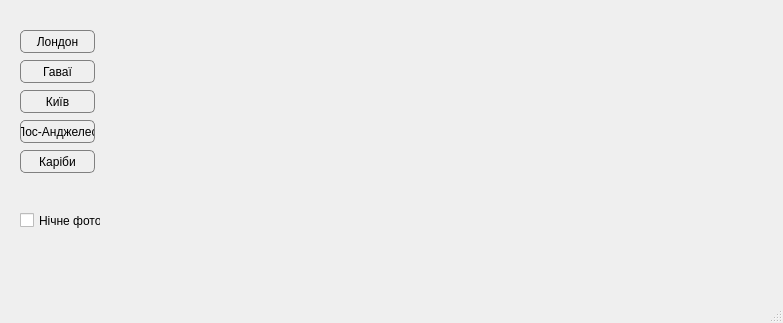
<?xml version="1.0" encoding="UTF-8"?>
<ui version="4.0">
 <class>MainWindow</class>
 <widget class="QMainWindow" name="MainWindow">
  <property name="geometry">
   <rect>
    <x>0</x>
    <y>0</y>
    <width>783</width>
    <height>323</height>
   </rect>
  </property>
  <property name="windowTitle">
   <string>MainWindow</string>
  </property>
  <widget class="QWidget" name="centralwidget">
   <widget class="QPushButton" name="HawaiButton">
    <property name="geometry">
     <rect>
      <x>20</x>
      <y>60</y>
      <width>75</width>
      <height>23</height>
     </rect>
    </property>
    <property name="styleSheet">
     <string notr="true">border: 1px solid grey;
border-radius: 5px;</string>
    </property>
    <property name="text">
     <string>Гаваї</string>
    </property>
   </widget>
   <widget class="QPushButton" name="KyivButton">
    <property name="geometry">
     <rect>
      <x>20</x>
      <y>90</y>
      <width>75</width>
      <height>23</height>
     </rect>
    </property>
    <property name="styleSheet">
     <string notr="true">border: 1px solid grey;
border-radius: 5px;</string>
    </property>
    <property name="text">
     <string>Київ</string>
    </property>
   </widget>
   <widget class="QPushButton" name="LAButton">
    <property name="geometry">
     <rect>
      <x>20</x>
      <y>120</y>
      <width>75</width>
      <height>23</height>
     </rect>
    </property>
    <property name="styleSheet">
     <string notr="true">border: 1px solid grey;
border-radius: 5px;</string>
    </property>
    <property name="text">
     <string>Лос-Анджелес</string>
    </property>
   </widget>
   <widget class="QCheckBox" name="nichne_photo">
    <property name="geometry">
     <rect>
      <x>20</x>
      <y>210</y>
      <width>81</width>
      <height>21</height>
     </rect>
    </property>
    <property name="text">
     <string>Нічне фото</string>
    </property>
   </widget>
   <widget class="QLabel" name="label">
    <property name="geometry">
     <rect>
      <x>120</x>
      <y>10</y>
      <width>321</width>
      <height>271</height>
     </rect>
    </property>
    <property name="text">
     <string/>
    </property>
   </widget>
   <widget class="QLabel" name="label_2">
    <property name="geometry">
     <rect>
      <x>490</x>
      <y>30</y>
      <width>241</width>
      <height>211</height>
     </rect>
    </property>
    <property name="text">
     <string/>
    </property>
   </widget>
   <widget class="QPushButton" name="LONButton">
    <property name="geometry">
     <rect>
      <x>20</x>
      <y>30</y>
      <width>75</width>
      <height>23</height>
     </rect>
    </property>
    <property name="styleSheet">
     <string notr="true">border: 1px solid grey;
border-radius: 5px;
</string>
    </property>
    <property name="text">
     <string>Лондон</string>
    </property>
   </widget>
   <widget class="QPushButton" name="CarrButton">
    <property name="geometry">
     <rect>
      <x>20</x>
      <y>150</y>
      <width>75</width>
      <height>23</height>
     </rect>
    </property>
    <property name="styleSheet">
     <string notr="true">border: 1px solid grey;
border-radius: 5px;</string>
    </property>
    <property name="text">
     <string>Каріби</string>
    </property>
   </widget>
   <widget class="QLabel" name="fon_label">
    <property name="geometry">
     <rect>
      <x>-4</x>
      <y>-8</y>
      <width>791</width>
      <height>311</height>
     </rect>
    </property>
    <property name="text">
     <string/>
    </property>
   </widget>
   <zorder>fon_label</zorder>
   <zorder>HawaiButton</zorder>
   <zorder>KyivButton</zorder>
   <zorder>LAButton</zorder>
   <zorder>nichne_photo</zorder>
   <zorder>label</zorder>
   <zorder>label_2</zorder>
   <zorder>LONButton</zorder>
   <zorder>CarrButton</zorder>
  </widget>
  <widget class="QMenuBar" name="menubar">
   <property name="geometry">
    <rect>
     <x>0</x>
     <y>0</y>
     <width>783</width>
     <height>21</height>
    </rect>
   </property>
  </widget>
  <widget class="QStatusBar" name="statusbar"/>
 </widget>
 <resources/>
 <connections/>
</ui>
